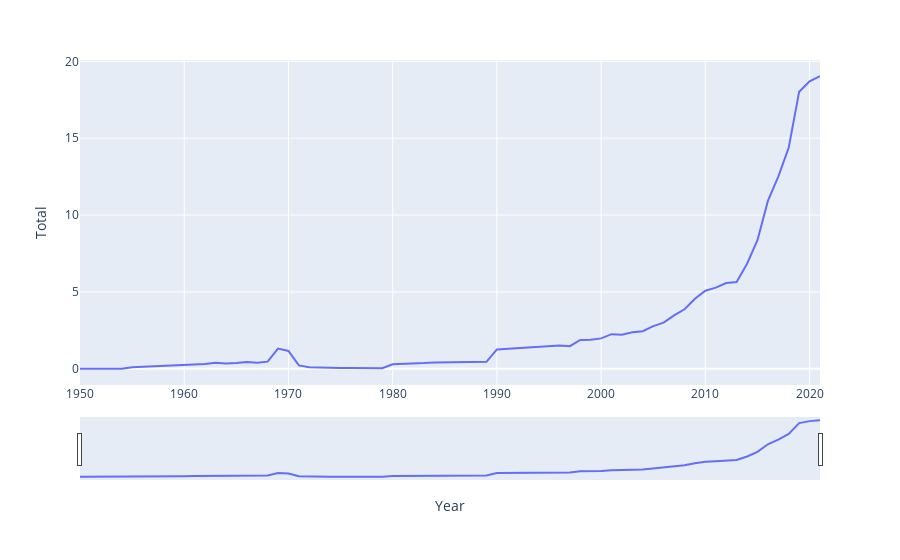

Here is the notebook cell this chart was saved with:
### Code cell
#  plot to see total emission versus year for 'Germany'
fig_ger = px.line(df, x=df.index, y="Total")
fig_ger.update_xaxes(rangeslider_visible=True)
fig_ger.show()

### Figure 1 — Plotly figure (JSON) as saved in the notebook; plotly's stock layout.template omitted (floating-point values rounded to 4 significant figures)
{"data": [{"hovertemplate": "Year=%{x}<br>Total=%{y}<extra></extra>", "legendgroup": "", "line": {"color": "#636efa", "dash": "solid"}, "marker": {"symbol": "circle"}, "mode": "lines", "name": "", "orientation": "v", "showlegend": false, "type": "scatter", "x": [1950, 1951, 1952, 1953, 1954, 1955, 1956, 1957, 1958, 1959, 1960, 1961, 1962, 1963, 1964, 1965, 1966, 1967, 1968, 1969, 1970, 1971, 1972, 1973, 1974, 1975, 1976, 1977, 1978, 1979, 1980, 1981, 1982, 1983, 1984, 1985, 1986, 1987, 1988, 1989, 1990, 1991, 1992, 1993, 1994, 1995, 1996, 1997, 1998, 1999, 2000, 2001, 2002, 2003, 2004, 2005, 2006, 2007, 2008, 2009, 2010, 2011, 2012, 2013, 2014, 2015, 2016, 2017, 2018, 2019, 2020, 2021], "xaxis": "x", "y": [0, 0, 0, 0, 0, 0.1026, 0.1319, 0.1612, 0.1979, 0.2125, 0.2345, 0.2858, 0.3078, 0.3884, 0.3371, 0.3774, 0.4397, 0.3884, 0.4617, 1.315, 1.154, 0.2198, 0.0916, 0.08794, 0.04763, 0.04763, 0.04763, 0.04763, 0.04763, 0.02931, 0.2858, 0.3004, 0.3371, 0.3664, 0.4104, 0.4177, 0.4324, 0.436, 0.4507, 0.4507, 1.26, 1.304, 1.348, 1.385, 1.425, 1.499, 1.517, 1.466, 1.876, 1.894, 1.975, 2.25, 2.206, 2.378, 2.444, 2.774, 2.997, 3.471, 3.867, 4.557, 5.078, 5.275, 5.576, 5.637, 6.834, 8.366, 10.92, 12.5, 14.39, 18.02, 18.7, 19.03], "yaxis": "y"}], "layout": {"legend": {"tracegroupgap": 0}, "margin": {"t": 60}, "xaxis": {"anchor": "y", "domain": [0, 1], "rangeslider": {"visible": true}, "title": {"text": "Year"}}, "yaxis": {"anchor": "x", "domain": [0, 1], "title": {"text": "Total"}}}}
